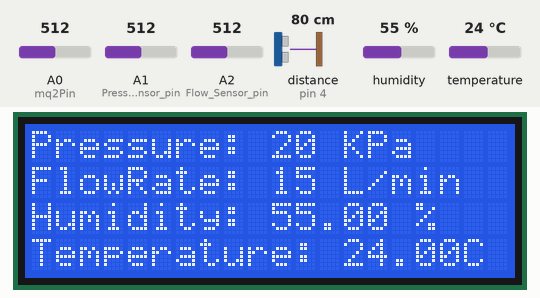
This sketch was run on a simulated Arduino Uno, built with avr-gcc and run on an emulated ATmega328P. Shown: 20×4 character LCD. Wiring (inferred from the names in the program): ultrasonic range finder: trigger pin 3; echo pin 4. The inputs (shaded band) are chosen by the test bench; at power-on: humidity 55 %, distance to the obstacle (sensor on pin 4) 80 cm, A0 (mq2Pin) = 512, A1 (Pressure_Sensor_pin) = 512, A2 (Flow_Sensor_pin) = 512, temperature 24 °C. The echo pulse lasts 58.3 µs per cm.

Above: at 1.2 s.
1.3 s: humidity set to 22 %
At 10.5 s:
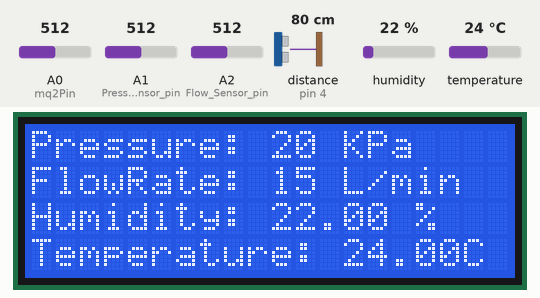
13.9 s: distance to the obstacle (sensor on pin 4) set to 2 cm
At 25.6 s:
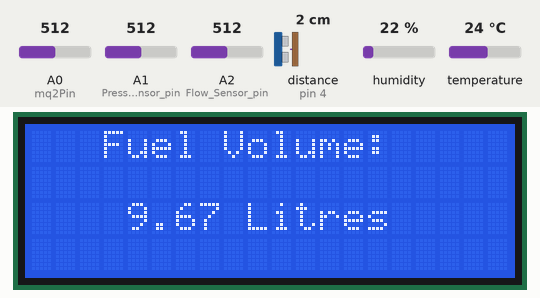
27.9 s: A0 (mq2Pin) set to 716
At 41.2 s:
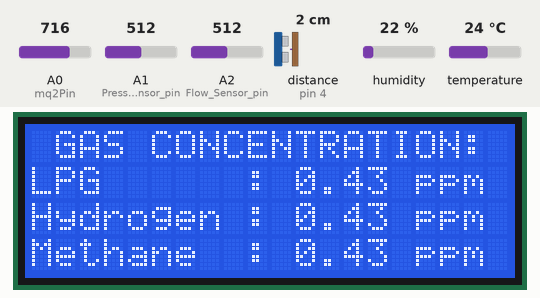
41.6 s: A1 (Pressure_Sensor_pin) set to 716
At 46.8 s:
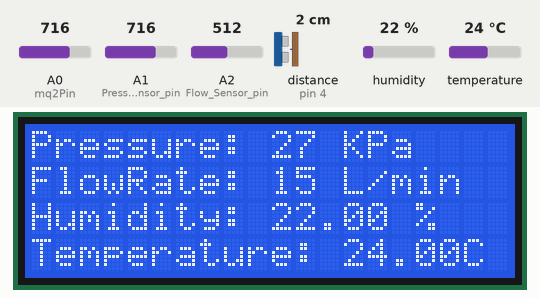
50.8 s: A2 (Flow_Sensor_pin) set to 716
At 56.3 s:
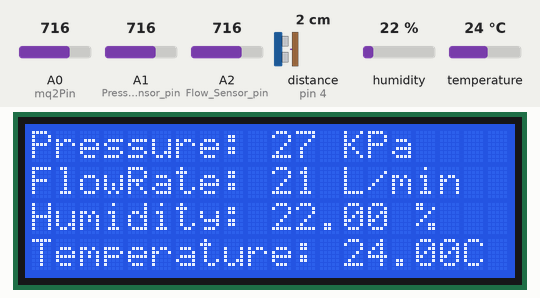
60.0 s: distance to the obstacle (sensor on pin 4) set to 250 cm
At 71.9 s:
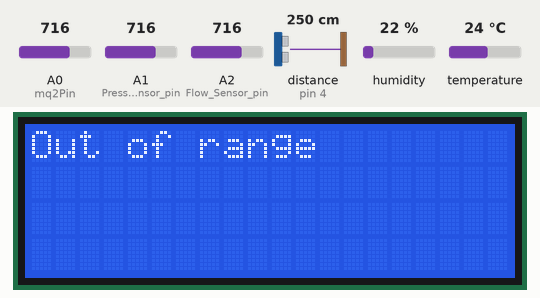
Timing chart, 0 to 73.4 s (numbered marks = the images above; inputs shaded):
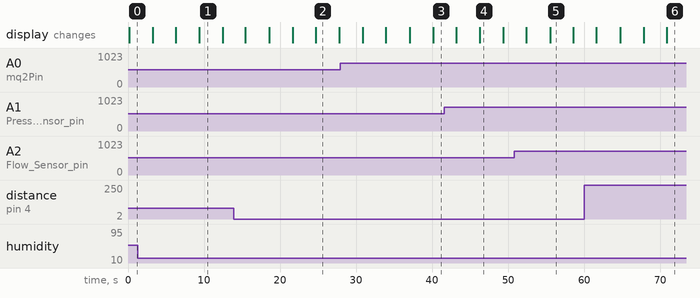

Measured:
- after the input at 13.9 s, the display: first differs from a run without the input after 10.8 s (image 2)
- after the input at 60.0 s, the display: first differs from a run without the input after 10.9 s (image 6)
- what the display in image 1 shows lasts 3.0 s, from 9.4 s to 12.4 s

The sketch:

All_Sensors.ino
```cpp
#include <LiquidCrystal_I2C.h>
#include <SoftwareSerial.h>
#include <ArduinoJson.h>

// ULTRA_SONIC SENSOR
#define TRIGGER_PIN 3
#define ECHO_PIN 4
#define MIN_DISTANCE 0
#define MAX_DISTANCE 40
double Tank_Capacity = 10.18;
double Volume;
double Available_Capacity;

// DHT11 SENSOR
#include "DHT.h"
#define DHTPIN 2
#define DHTTYPE DHT11
DHT dht(DHTPIN, DHTTYPE);


// Pressure & FlowRate
int const Pressure_Sensor_pin = A1;
int const Flow_Sensor_pin = A2;
int pot1Val;
int pot2Val;
int Pressure;
int FlowRate;

// MQ2 GAS Sensoe
const int mq2Pin = A0; // Analog input pin for the MQ-2 sensor
const float R0 = 10000; // The resistance of the sensor in fresh air
const float RLPG = 10000; // The resistance in clean air for LPG
const float RHydrogen = 10000; // The resistance in clean air for Hydrogen
const float RMethane = 10000; // The resistance in clean air for Methane

unsigned long previousMillis1 = 1000;  // Timer for Sensor Reading
const unsigned long interval1 = 2000; // Reading interval in milliseconds

unsigned long previousMillis2 = 0;  // Timer for JSON Transmission
const unsigned long interval2 = 500; // Transmission interval in milliseconds

SoftwareSerial nodeMCU(4, 5);  // Initialise Arduino to NodeMCU (4 Rx & 5 Tx)
LiquidCrystal_I2C lcd(0x27, 20, 4); // I2C address 0x27, 20 column and 4 rows

void setup()
{

  Serial.begin(9600);
  nodeMCU.begin(9600);
  dht.begin();
  lcd.backlight();
  lcd.init();
  pinMode(TRIGGER_PIN, OUTPUT);
  pinMode(ECHO_PIN, INPUT);

}

void loop() {

  // Get current time
  unsigned long currentMillis = millis();

  // Task 1: Read sensor values every 2 seconds
  if (currentMillis - previousMillis1 >= interval1) {
    previousMillis1 = currentMillis;

  // Read Sensor values
  // Ultra-Sonic Sensor
  digitalWrite(TRIGGER_PIN, LOW);
  delayMicroseconds(2);
  digitalWrite(TRIGGER_PIN, HIGH);
  delayMicroseconds(10);
  digitalWrite(TRIGGER_PIN, LOW);
  long duration = pulseIn(ECHO_PIN, HIGH);
  int distance = duration * 0.034 / 2;
  Volume= (distance * 254.47 )* 0.001;
  Available_Capacity = (Tank_Capacity-Volume);

  // MQ2 GAS SENSOR
  int sensorValue = analogRead(mq2Pin);
  float sensorVoltage = (sensorValue / 1023.0) * 5.0; // Convert to voltage
  float Rr = ((5.0 - sensorVoltage) / sensorVoltage) * R0; // Calculate the resistance of the sensor
  float concentrationLPG = Rr / RLPG;// Calculate gas concentrations for LPG, Hydrogen, and Methane
  float concentrationHydrogen = Rr / RHydrogen;
  float concentrationMethane = Rr / RMethane;

  // FLOWRATE AND PPRESSURE SENSOR
  pot1Val =analogRead(Pressure_Sensor_pin);
  pot2Val =analogRead(Flow_Sensor_pin);
  Pressure = map(pot1Val, 0, 1023, 0, 40); // Scale potentiometer value to the Pressure sensor Maximum & Minimum value
  FlowRate = map(pot2Val, 0, 1023, 1, 30);


lcd.clear();
  lcd.setCursor(0,0);
  lcd.print("Pressure: ");
  lcd.print(Pressure);
  lcd.print(" KPa");

  lcd.setCursor(0,1);
  lcd.print("FlowRate: ");
  lcd.print(FlowRate);
  lcd.print(" L/min");

  lcd.setCursor(0,2);
   lcd.print("Humidity: ");
   lcd.print((float)dht.readHumidity());
   lcd.print(" %");

   lcd.setCursor(0,3);
   lcd.print("Temperature: ");
   lcd.print((float)dht.readTemperature());
   lcd.print("C");
   delay (3000);

lcd.clear();
  lcd.setCursor(0,0);
  lcd.print(" GAS CONCENTRATION: ");
  lcd.setCursor(0,1);
  lcd.print("LPG      : ");
  lcd.print(concentrationLPG);
  lcd.print(" ppm");

  lcd.setCursor(0,2);
  lcd.print("Hydrogen : ");
  lcd.print(concentrationHydrogen);
  lcd.print(" ppm");

  lcd.setCursor(0,3);
  lcd.print("Methane  : ");
  lcd.print(concentrationMethane);
  lcd.print(" ppm");
  delay(3000);

  lcd.clear();
  lcd.setCursor(0,0);

  if (distance >= MIN_DISTANCE && distance <= MAX_DISTANCE)
   {lcd.setCursor(3,0);
    lcd.print("Fuel Volume:");
    lcd.setCursor(4,2);
    lcd.print(Available_Capacity);
    lcd.print(" Litres");
  } else {

    lcd.print("Out of range");
  }

  delay(3000); // 500 milliseconds (adjust as needed)
}

// Task 2: Send data to NodeMCU every 0.5 seconds
  if (currentMillis - previousMillis2 >= interval2) {
    previousMillis2 = currentMillis;

    StaticJsonDocument<1000> doc;

    // Assign collected data to JSON Object
    doc["Pressure"] = Pressure;
    doc["FlowRate"] = FlowRate;

    // Send data to NodeMCU
    serializeJson(doc, nodeMCU);
    nodeMCU.println(); // Add a newline to separate JSON objects
  }

  // Add any other non-blocking tasks here


  // Allow other tasks to run (avoid blocking)
  yield();
}
```
